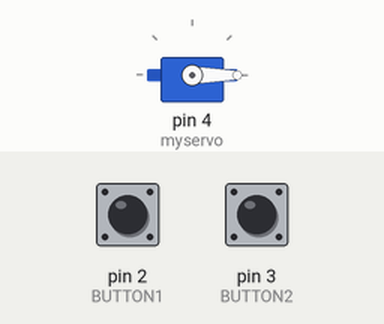
Simulated run of this sketch. Board: Arduino Uno, built with avr-gcc and run on an emulated ATmega328P. Parts: servo. Inputs (shaded band) come from the test bench; at power-on: pin 3 (BUTTON2) LOW, pin 2 (BUTTON1) LOW.

Above: at 1.2 s.
1.3 s: pin 3 (BUTTON2) pulled HIGH for 0.15 s
At 4.1 s:
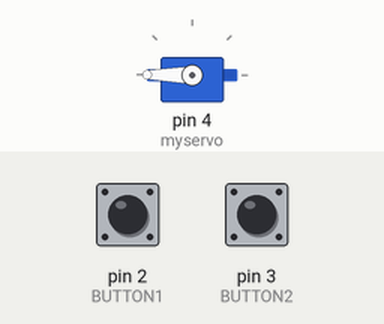
4.4 s: pin 3 (BUTTON2) pulled HIGH for 1 s
At 5.3 s:
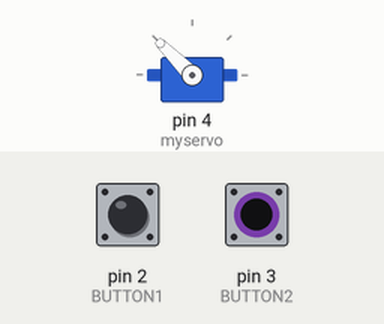
6.9 s: pin 3 (BUTTON2) pulled HIGH for 3.2 s
At 7.2 s:
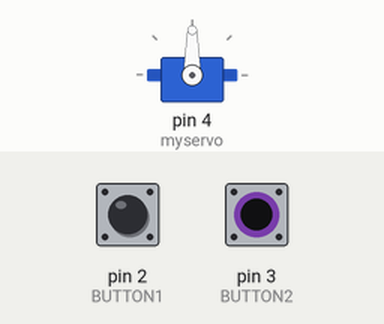
Timing chart, 0 to 9.9 s (numbered marks = the images above; inputs shaded):
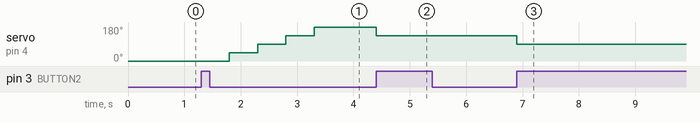

The sketch:

level2.ino
```cpp
//   ________________________________________________________________________
//  /  Name: Kyler Visser              Level 2             Date: 2023-00-00  \
//  |                                                                        |
//  |                                Description                             |
//  |                                                                        |
//  |   This program will allow for an arduino to use 2 buttons to change    |
//  |     the position of a servo by 25% each time in either direction.      |
//  \________________________________________________________________________/

#include <Servo.h>

// -----------------------------------------
//               Description
//           Initalize vairables
// -----------------------------------------
#define BUTTON1 2
#define BUTTON2 3

Servo myservo;

const int MAX = 4;
const int MIN = 0;

int currentPos = 0;
int increment = 1;
int position = 0;


// -----------------------------------------
//               Description
//    Setup pins and attach interrupts
// -----------------------------------------
void setup() {
    myservo.attach(4);
    myservo.write(0);
    Serial.begin(9600);

    pinMode(BUTTON1, INPUT);
    pinMode(BUTTON2, INPUT);

    attachInterrupt(digitalPinToInterrupt(BUTTON1), button1, RISING);
    attachInterrupt(digitalPinToInterrupt(BUTTON2), button2, RISING);
}


// -----------------------------------------
//               Description
//             Main code loop
// -----------------------------------------
void loop() {
   if ((currentPos - position) == 1 || (currentPos - position) == -1){
        myservo.write(position * (180/4));
        currentPos = position;

    } else if ((currentPos - position) > 1 || (currentPos - position) < -1) {
        int change = 0;
        if (currentPos < position) {
            change = 1;
        } else {
            change = -1;
        }

        for (int i=currentPos; i!=position; i+=change) {
            myservo.write(i * (180/4));
            delay(500);
            currentPos = i;
        }
    }
}

// -----------------------------------------
//               Description
//           Button 1 interrupt
// -----------------------------------------
void button1() {
    if (currentPos + increment <= MAX) {
        position = currentPos + increment;
    } else {
        position = MIN;
    }
}

// -----------------------------------------
//               Description
//           Button 2 interrupt
// -----------------------------------------
void button2() {
    if (currentPos - increment >= MIN) {
        position = currentPos - increment;
    } else {
        position = MAX;
    }
}
```

Measured:
- after the input at 1.3 s, servo on pin 4 (myservo): 0° → 45° after 0.50 s, → 90° 0.50 s later, → 135° 0.50 s later, → 180° 0.50 s later
- after the input at 4.4 s, servo on pin 4 (myservo): 180° → 135° at once
- after the input at 6.9 s, servo on pin 4 (myservo): 135° → 90° at once
